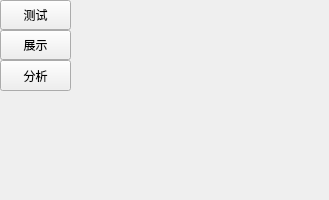
<?xml version="1.0" encoding="UTF-8"?>
<ui version="4.0">
 <class>minifuzz</class>
 <widget class="QWidget" name="minifuzz">
  <property name="geometry">
   <rect>
    <x>0</x>
    <y>0</y>
    <width>329</width>
    <height>200</height>
   </rect>
  </property>
  <property name="font">
   <font>
    <kerning>true</kerning>
   </font>
  </property>
  <property name="windowTitle">
   <string>MiniFuzz</string>
  </property>
  <widget class="QPushButton" name="fuzz">
   <property name="geometry">
    <rect>
     <x>0</x>
     <y>0</y>
     <width>71</width>
     <height>30</height>
    </rect>
   </property>
   <property name="text">
    <string>测试</string>
   </property>
  </widget>
  <widget class="QPushButton" name="show1">
   <property name="geometry">
    <rect>
     <x>0</x>
     <y>30</y>
     <width>71</width>
     <height>30</height>
    </rect>
   </property>
   <property name="text">
    <string>展示</string>
   </property>
  </widget>
  <widget class="QPushButton" name="analyse">
   <property name="geometry">
    <rect>
     <x>0</x>
     <y>60</y>
     <width>71</width>
     <height>31</height>
    </rect>
   </property>
   <property name="text">
    <string>分析</string>
   </property>
  </widget>
  <widget class="QFrame" name="frame">
   <property name="geometry">
    <rect>
     <x>70</x>
     <y>0</y>
     <width>251</width>
     <height>201</height>
    </rect>
   </property>
   <property name="font">
    <font>
     <pointsize>11</pointsize>
     <kerning>true</kerning>
    </font>
   </property>
   <property name="frameShape">
    <enum>QFrame::NoFrame</enum>
   </property>
   <property name="frameShadow">
    <enum>QFrame::Raised</enum>
   </property>
   <property name="lineWidth">
    <number>1</number>
   </property>
  </widget>
  <widget class="QLabel" name="label">
   <property name="geometry">
    <rect>
     <x>0</x>
     <y>130</y>
     <width>71</width>
     <height>51</height>
    </rect>
   </property>
   <property name="layoutDirection">
    <enum>Qt::LeftToRight</enum>
   </property>
   <property name="text">
    <string/>
   </property>
   <property name="pixmap">
    <pixmap>../images/蓝色别墅.png</pixmap>
   </property>
   <property name="scaledContents">
    <bool>true</bool>
   </property>
  </widget>
  <zorder>frame</zorder>
  <zorder>label</zorder>
  <zorder>fuzz</zorder>
  <zorder>show1</zorder>
  <zorder>analyse</zorder>
 </widget>
 <resources/>
 <connections/>
</ui>
